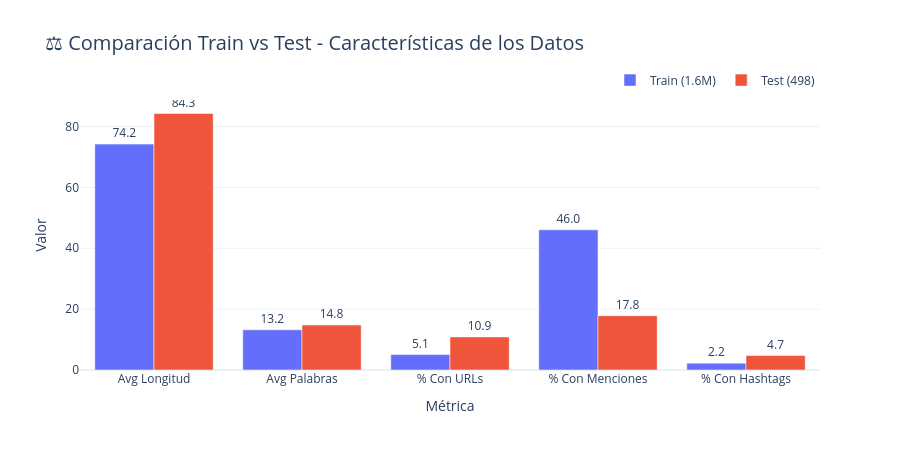

The cell this chart's notebook holds for it:
### Markdown cell above
## 6. Gráfico 4: Comparación Train vs Test

### Code cell
# Preparar datos de comparación
comparison_data = {
    'Métrica': ['Total Tweets', 'Avg Longitud', 'Avg Palabras', '% Con URLs', '% Con Menciones', '% Con Hashtags'],
    'Train': [
        df_train.shape[0],
        df_train['length'].mean(),
        df_train['num_words'].mean(),
        (df_train['num_urls'] > 0).mean() * 100,
        (df_train['num_mentions'] > 0).mean() * 100,
        (df_train['num_hashtags'] > 0).mean() * 100
    ],
    'Test': [
        df_test.shape[0],
        df_test['length'].mean(),
        df_test['num_words'].mean(),
        (df_test['num_urls'] > 0).mean() * 100,
        (df_test['num_mentions'] > 0).mean() * 100,
        (df_test['num_hashtags'] > 0).mean() * 100
    ]
}
df_comparison = pd.DataFrame(comparison_data)

# Normalizar para visualización (excepto Total Tweets)
metrics_to_plot = df_comparison[df_comparison['Métrica'] != 'Total Tweets'].copy()

fig_compare = go.Figure()

fig_compare.add_trace(go.Bar(
    name='Train (1.6M)',
    x=metrics_to_plot['Métrica'],
    y=metrics_to_plot['Train'],
    marker_color='#636EFA',
    text=[f'{v:.1f}' for v in metrics_to_plot['Train']],
    textposition='outside'
))

fig_compare.add_trace(go.Bar(
    name='Test (498)',
    x=metrics_to_plot['Métrica'],
    y=metrics_to_plot['Test'],
    marker_color='#EF553B',
    text=[f'{v:.1f}' for v in metrics_to_plot['Test']],
    textposition='outside'
))

fig_compare.update_layout(
    title=dict(
        text='⚖️ Comparación Train vs Test - Características de los Datos',
        font=dict(size=20)
    ),
    xaxis_title='Métrica',
    yaxis_title='Valor',
    barmode='group',
    legend=dict(orientation='h', yanchor='bottom', y=1.02, xanchor='right', x=1),
    template='plotly_white',
    height=450
)

fig_compare.show()

### Figure 1 — Plotly figure (JSON) as saved in the notebook; plotly's stock layout.template omitted (floating-point values rounded to 4 significant figures)
{"data": [{"marker": {"color": "#636EFA"}, "name": "Train (1.6M)", "text": ["74.2", "13.2", "5.1", "46.0", "2.2"], "textposition": "outside", "type": "bar", "x": ["Avg Longitud", "Avg Palabras", "% Con URLs", "% Con Menciones", "% Con Hashtags"], "y": [74.2, 13.2, 5.07, 46.05, 2.245]}, {"marker": {"color": "#EF553B"}, "name": "Test (498)", "text": ["84.3", "14.8", "10.9", "17.8", "4.7"], "textposition": "outside", "type": "bar", "x": ["Avg Longitud", "Avg Palabras", "% Con URLs", "% Con Menciones", "% Con Hashtags"], "y": [84.26, 14.79, 10.86, 17.83, 4.735]}], "layout": {"barmode": "group", "height": 450, "legend": {"orientation": "h", "x": 1, "xanchor": "right", "y": 1.02, "yanchor": "bottom"}, "title": {"font": {"size": 20}, "text": "⚖️ Comparación Train vs Test - Características de los Datos"}, "xaxis": {"title": {"text": "Métrica"}}, "yaxis": {"title": {"text": "Valor"}}}}
